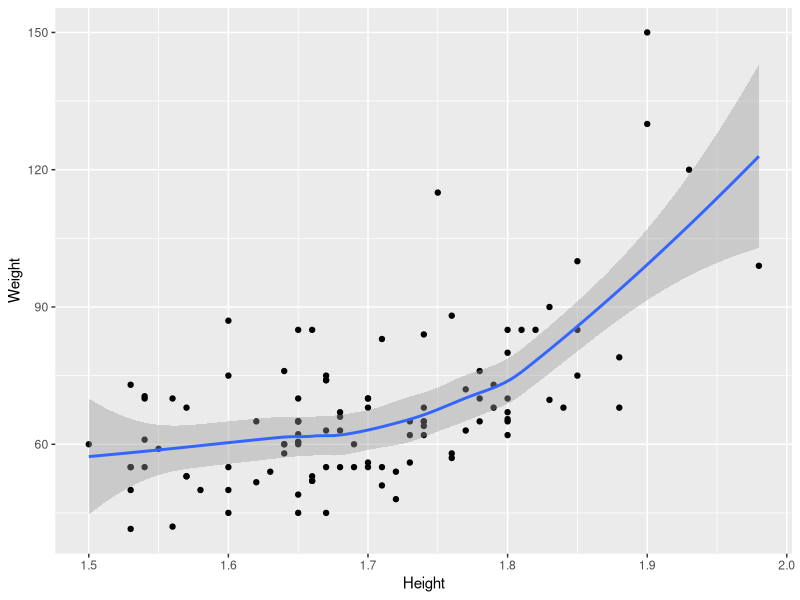
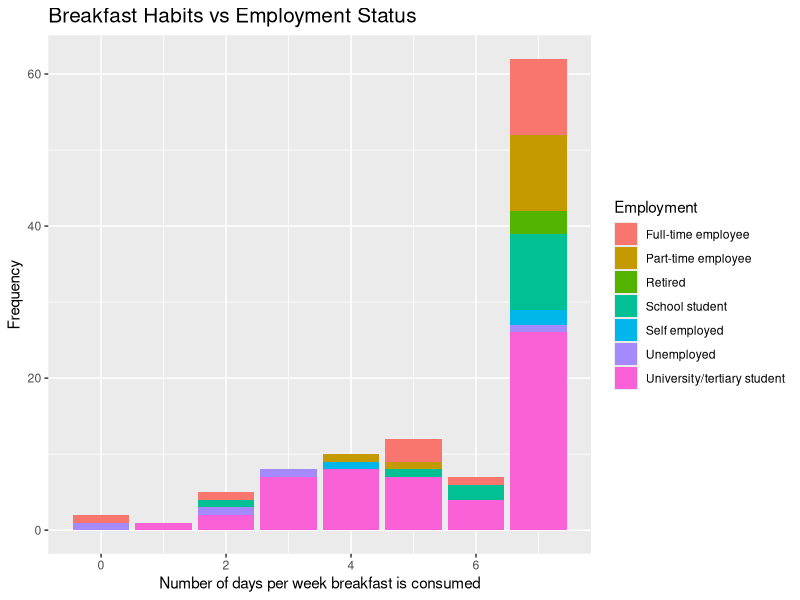
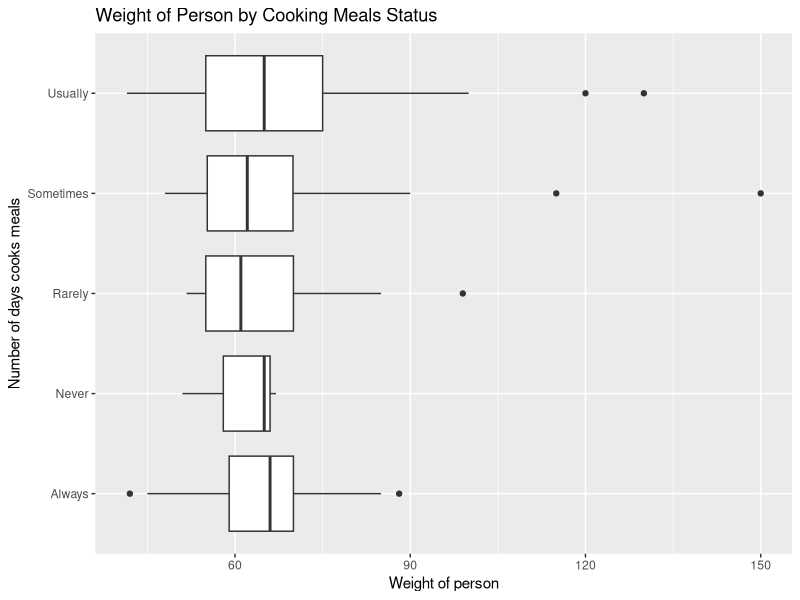

Source code (R) for these figures, in order:
## ---- chunk 1
# LOAD DATA
diet = read.csv("Project1Data.csv")
str(diet)
## ---- chunk 2
library(ggplot2)

plot <- ggplot(diet, aes(x=Height, y=Weight)) +
  geom_point() +
  stat_smooth()
plot
## ---- chunk 3
plot1 <- ggplot(diet, aes(x=Breakfast, fill=Employment)) + 
  geom_bar() + 
  xlab("Number of days per week breakfast is consumed") +
  ylab("Frequency") +
  labs(title="Breakfast Habits vs Employment Status") +
  theme(text=element_text(size=11),
        plot.title=element_text(size=15))
plot1
## ---- chunk 4
plot2 <- ggplot(diet, aes(x=Weight, y=CookMeals)) + 
  geom_boxplot() + 
  xlab("Weight of person") +
  ylab("Number of days cooks meals") +
  labs(title="Weight of Person by Cooking Meals Status")

plot2
